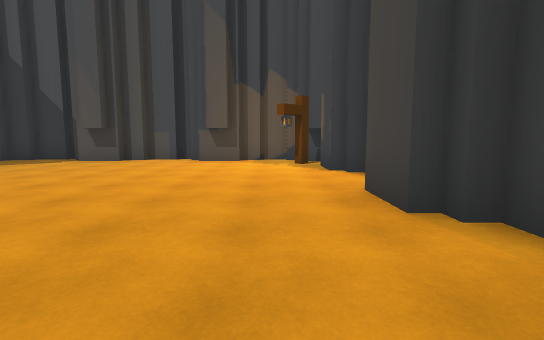
[1] (above)

19 first-person views from a walk through a scene from a Unity 3-D project. The camera is 1.3 m above the floor, tilts 6° down and sees 85° across. The floor is counted in squares, 2 m on a side. Each view is taken from the middle of a square. On the plan, view 1 faces up. The plan holds only what a view shows up to about 9 squares ahead; the rest is blank. The place goes on beyond the plan. The player is left out. Some animated figures are left out.

[2]
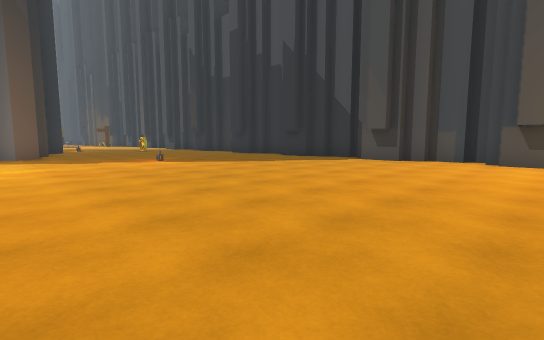

[3]
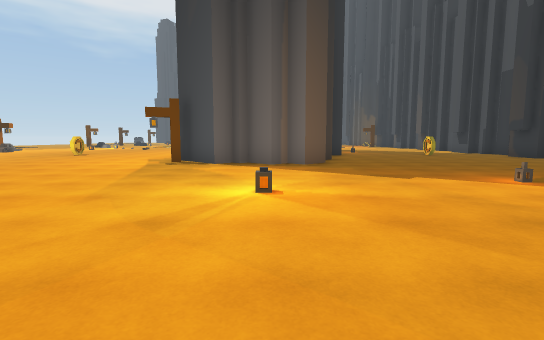

[4]
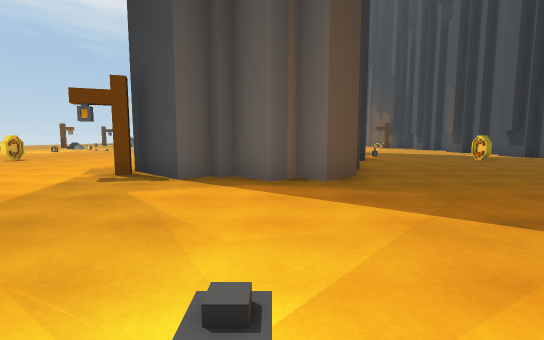

[5]
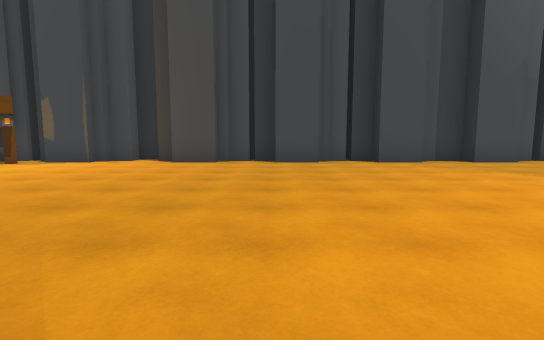

[6]
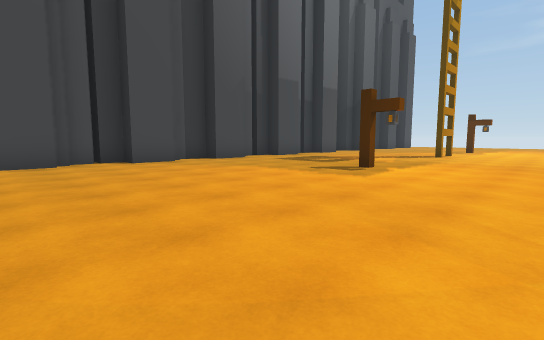

[7]
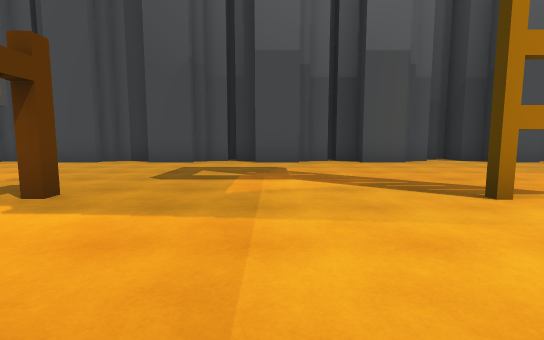

[8]
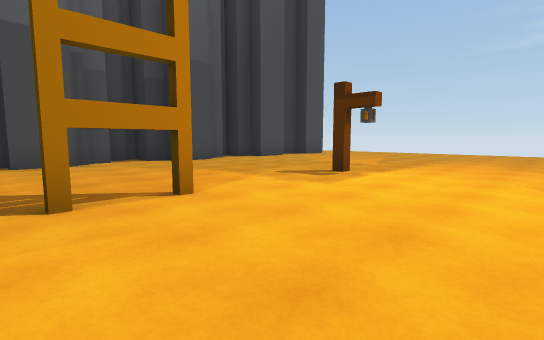

[9]
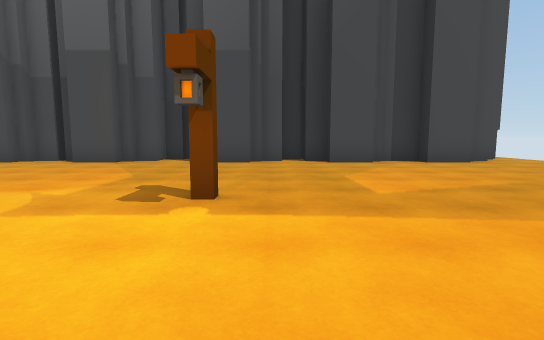

[10]
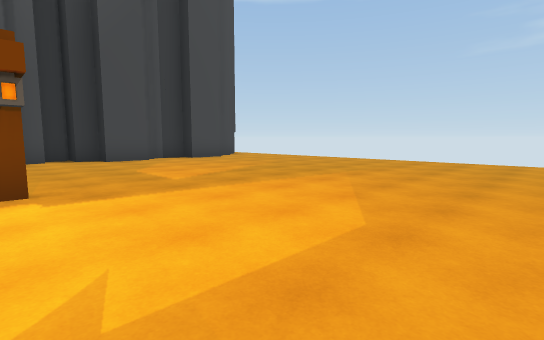

[11]
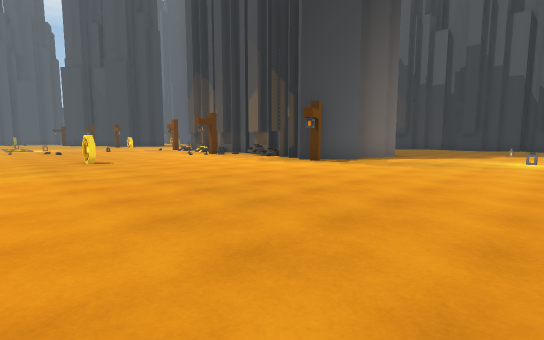

[12]
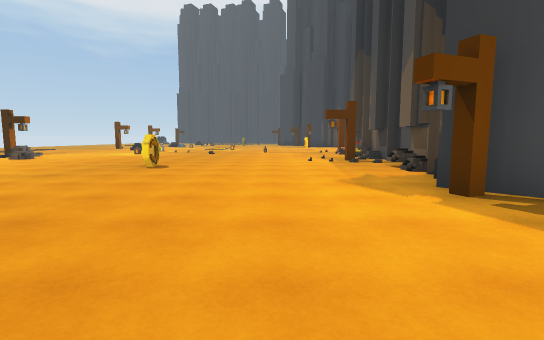

[13]
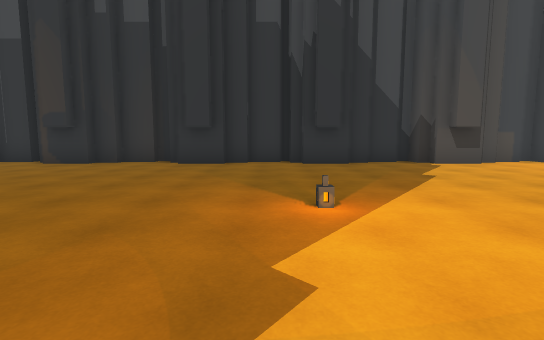

[14]
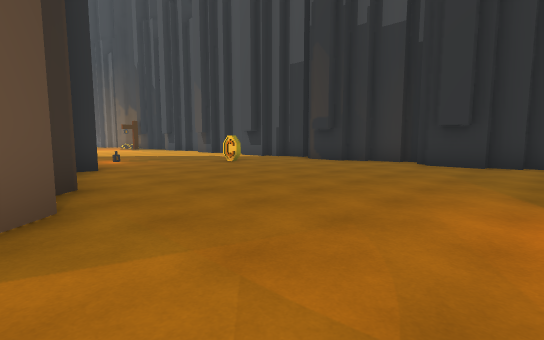

[15]
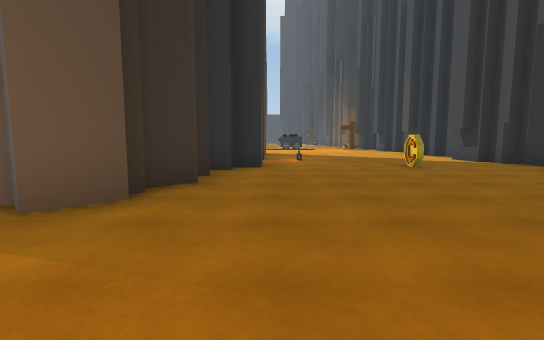

[16]
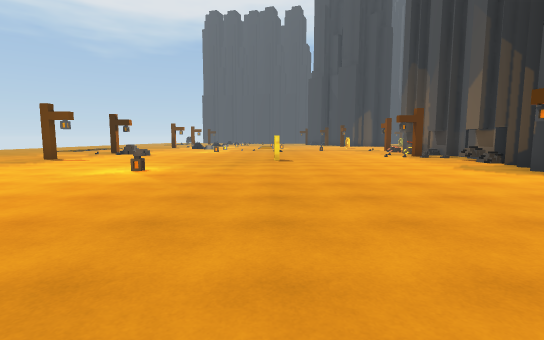

[17]
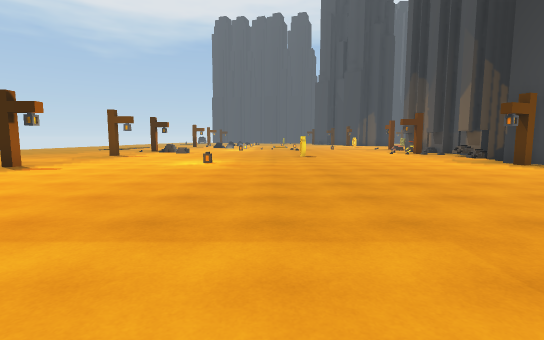

[18]
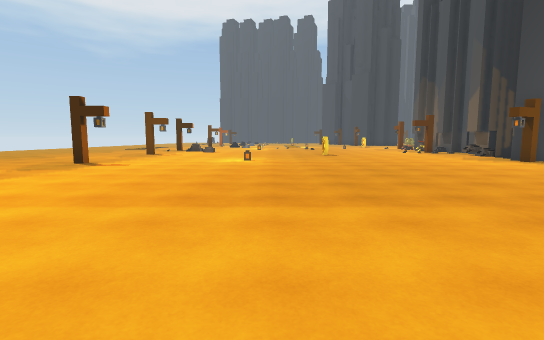

[19]
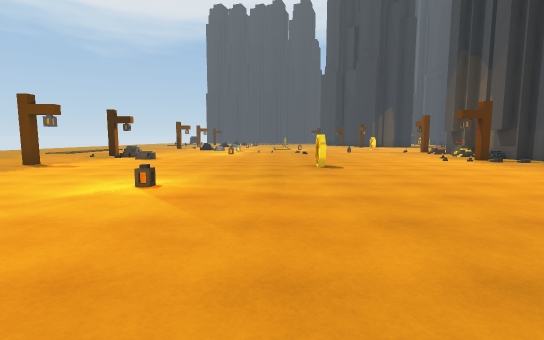

### Floor plan
Key: @ floor where view 1 was taken; # wall or solid block; . floor; O other object.
Columns run from 19 left of view 1 to 3 right of it. Each row starts with its distance up from view 1.
 10  ############# ###
  9 ##.##..##.##.###.##.##
  8 ....................O#
  7 .....................#
  6 ..O..................#
  5 ......................
  4 O....................#
  3 .....................#
  2  ####................#
  1     ###..............#
  0       #...O........@.#
 -1 ###  ##..............#
 -2 ..OO##...............#
 -3 #.....O..............#
 -4 .....................#
 -5 ...............#.....#
 -6 .....................#
 -7 .....................#
 -8 ..O..................#
 -9 .....................#
-10 .....................#
-11 ...............#.....#
-12 .....................##
-13 ......................#
-14 ........... .........##
-15 ..#...#... ....#.....#
-16 ... .....  ..........#
-17      ..    ..........##
-18            ..........#
-19            ..........#
-20            ..........#
-21            ..........#
-22            ...... ...#
-23            .....    ..
-24            ....

Where each view was taken, in squares from view 1:
view 1: 0 up, 0 right, facing up
view 2: 0 up, 1 left, facing up-left
view 3: 0 up, 5 left, facing left
view 4: 0 up, 8 left, facing left
view 5: 1 up, 7 left, facing right
view 6: 1 up, 7 left, facing down-right
view 7: 8 down, 7 left, facing right
view 8: 10 down, 7 left, facing down-right
view 9: 16 down, 7 left, facing right
view 10: 15 down, 8 left, facing down-right
view 11: 10 down, 8 left, facing up-left
view 12: 5 down, 10 left, facing left
view 13: 1 up, 10 left, facing up
view 14: 1 up, 10 left, facing up-left
view 15: 3 up, 10 left, facing left
view 16: 8 down, 8 left, facing left
view 17: 9 down, 6 left, facing left
view 18: 10 down, 5 left, facing left
view 19: 9 down, 10 left, facing left
